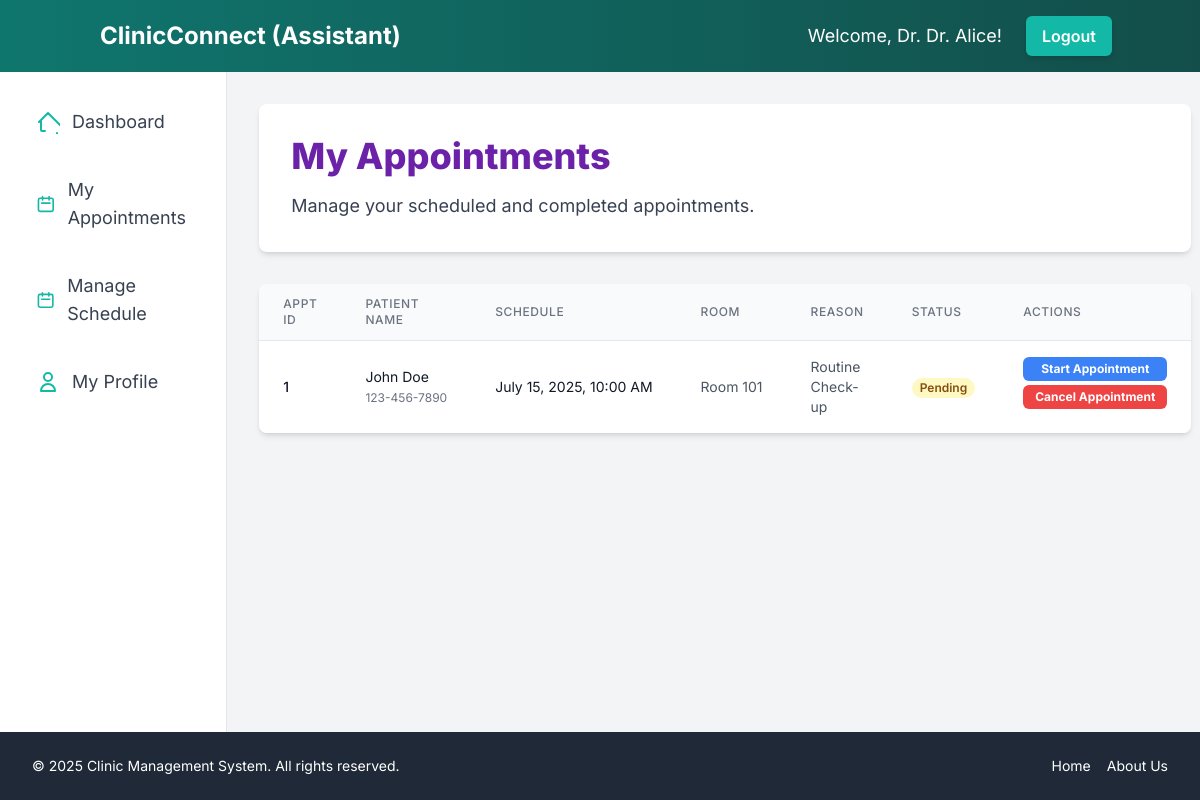
/dashboard/assistant/appointments.php (signed in), run on the app's committed database.
### tables this page shows
CREATE TABLE `assistanttbl` (
  `AssistantID` int(11) NOT NULL,
  `FirstName` varchar(100) NOT NULL,
  `LastName` varchar(100) NOT NULL,
  `Specialization` varchar(100) DEFAULT NULL,
  `SessionFee` decimal(10,2) DEFAULT 0.00,
  `Email` varchar(100) NOT NULL,
  `Password` varchar(255) NOT NULL,
  `CreatedAt` timestamp NOT NULL DEFAULT current_timestamp()
);

CREATE TABLE `appointmenttbl` (
  `AppointmentID` int(11) NOT NULL,
  `PatientID` int(11) NOT NULL,
  `AssistantID` int(11) NOT NULL,
  `RoomNumber` varchar(50) DEFAULT NULL,
  `AppointmentSchedule` datetime NOT NULL,
  `Status` enum('Pending','Completed','OnGoing','Cancelled') DEFAULT 'Pending',
  `PaymentMethod` enum('Cash','Online') DEFAULT NULL,
  `ReasonForAppointment` text DEFAULT NULL,
  `Prescription` text DEFAULT NULL,
  `Quantity` varchar(50) DEFAULT NULL,
  `CreatedAt` timestamp NOT NULL DEFAULT current_timestamp()
);

CREATE TABLE `patienttbl` (
  `PatientID` int(11) NOT NULL,
  `FirstName` varchar(100) NOT NULL,
  `LastName` varchar(100) NOT NULL,
  `Age` int(3) DEFAULT NULL,
  `Gender` enum('Male','Female','Other') DEFAULT NULL,
  `Address` varchar(255) DEFAULT NULL,
  `ContactNumber` varchar(20) DEFAULT NULL,
  `MedicalHistory` text DEFAULT NULL,
  `Email` varchar(100) NOT NULL,
  `Password` varchar(255) NOT NULL,
  `CreatedAt` timestamp NOT NULL DEFAULT current_timestamp()
);

### dashboard/assistant/appointments.php (the view, shortened to what the rows shown need)
<?php
include_once '../../includes/header.php';
$assistant_id = $_SESSION['user_id'];
$appointments = [];
$stmt = $conn->prepare("
    SELECT
        a.AppointmentID,
        a.AppointmentSchedule,
        a.RoomNumber,
        a.Status,
        a.ReasonForAppointment,
        p.FirstName AS PatientFirstName,
        p.LastName AS PatientLastName,
        p.ContactNumber AS PatientContactNumber
    FROM
        AppointmentTBL a
    JOIN
        PatientTBL p ON a.PatientID = p.PatientID
    WHERE
        a.AssistantID = ?
    ORDER BY
        a.AppointmentSchedule DESC
");
if ($stmt) {
    $stmt->bind_param("i", $assistant_id);
    $stmt->execute();
    $result = $stmt->get_result();
    while ($row = $result->fetch_assoc()) {
        $appointments[] = $row;
    }
} else {
    $message = "Database query preparation failed: " . $conn->error;
    $message_type = 'error';
    error_log("Error fetching assistant appointments: " . $conn->error);
}
?>
<div class="bg-white p-8 rounded-lg shadow-md mb-8">
    <h1 class="text-4xl font-extrabold text-purple-800 mb-4">My Appointments</h1>
</div>
<div class="appointments-list">
    <?php if (empty($appointments)): ?>
        <div class="bg-blue-50 border-l-4 border-blue-400 text-blue-800 p-4 rounded-md shadow-sm" role="alert">
            <p class="font-bold">No appointments found.</p>
            <p>You currently do not have any appointments scheduled.</p>
        </div>
    <?php else: ?>
        <div class="overflow-x-auto bg-white rounded-lg shadow-md hidden sm:block">
            <table class="min-w-full divide-y divide-gray-200">
                <thead class="bg-gray-50">
                    <tr>
                        <th scope="col" class="px-6 py-3 text-left text-xs font-medium text-gray-500 uppercase tracking-wider rounded-tl-lg">
                            Appt ID
                        </th>
                        <th scope="col" class="px-6 py-3 text-left text-xs font-medium text-gray-500 uppercase tracking-wider">
                            Patient Name
                        </th>
                        <th scope="col" class="px-6 py-3 text-left text-xs font-medium text-gray-500 uppercase tracking-wider">
                            Schedule
                        </th>
                        <th scope="col" class="px-6 py-3 text-left text-xs font-medium text-gray-500 uppercase tracking-wider">
                            Room
                        </th>
                        <th scope="col" class="px-6 py-3 text-left text-xs font-medium text-gray-500 uppercase tracking-wider">
                            Reason
                        </th>
                        <th scope="col" class="px-6 py-3 text-left text-xs font-medium text-gray-500 uppercase tracking-wider">
                            Status
                        </th>
                        <th scope="col" class="px-6 py-3 text-left text-xs font-medium text-gray-500 uppercase tracking-wider rounded-tr-lg">
                            Actions
                        </th>
                    </tr>
                </thead>
                <tbody class="bg-white divide-y divide-gray-200">
                    <?php foreach ($appointments as $appointment): ?>
                        <tr>
                            <td class="px-6 py-4 whitespace-nowrap text-sm font-medium text-gray-900">
                                <?php echo htmlspecialchars($appointment['AppointmentID']); ?>
                            </td>
                            <td class="px-6 py-4 whitespace-nowrap text-sm text-gray-900">
                                <?php echo htmlspecialchars($appointment['PatientFirstName'] . ' ' . $appointment['PatientLastName']); ?>
                                <br><span class="text-xs text-gray-500"><?php echo htmlspecialchars($appointment['PatientContactNumber']); ?></span>
                            </td>
                            <td class="px-6 py-4 whitespace-nowrap text-sm text-gray-900">
                                <?php echo date('F j, Y, g:i A', strtotime($appointment['AppointmentSchedule'])); ?>
                            </td>
                            <td class="px-6 py-4 whitespace-nowrap text-sm text-gray-600">
                                <?php echo htmlspecialchars($appointment['RoomNumber'] ?? 'N/A'); ?>
                            </td>
                            <td class="px-6 py-4 text-sm text-gray-600 max-w-xs overflow-hidden text-ellipsis">
                                <?php echo htmlspecialchars($appointment['ReasonForAppointment'] ?? 'N/A'); ?>
                            </td>
                            <td class="px-6 py-4 whitespace-nowrap text-sm">
                                <?php
                                $status_class = '';
                                switch ($appointment['Status']) {
                                    case 'Pending': $status_class = 'bg-yellow-100 text-yellow-800'; break;
                                }
                                ?>
                                <span class="px-2 inline-flex text-xs leading-5 font-semibold rounded-full <?php echo $status_class; ?>">
                                    <?php echo htmlspecialchars($appointment['Status']); ?>
                                </span>
                            </td>
                            <td class="px-6 py-4 whitespace-nowrap text-sm font-medium flex flex-col space-y-1 items-start">
                                <?php if ($appointment['Status'] === 'OnGoing'): ?>
                                    <button onclick="openCompleteAppointmentModal(<?php echo htmlspecialchars($appointment['AppointmentID']); ?>)"
                                            class="bg-green-500 hover:bg-green-600 text-white font-bold py-1 px-3 rounded-md text-xs transition duration-300 ease-in-out w-full text-center">
                                        Complete Appointment
                                    </button>
                                <?php elseif ($appointment['Status'] === 'Pending'): ?>
                                    <a href="../../actions/assistant_appointment_action.php?action=start&id=<?php echo htmlspecialchars($appointment['AppointmentID']); ?>"
                                       class="bg-blue-500 hover:bg-blue-600 text-white font-bold py-1 px-3 rounded-md text-xs transition duration-300 ease-in-out w-full text-center">
                                        Start Appointment
                                    </a>
                                    <button onclick="openCancelAppointmentModal(<?php echo htmlspecialchars($appointment['AppointmentID']); ?>)"
                                            class="bg-red-500 hover:bg-red-600 text-white font-bold py-1 px-3 rounded-md text-xs transition duration-300 ease-in-out w-full text-center">
                                        Cancel Appointment
                                    </button>
                                <?php elseif ($appointment['Status'] === 'Completed'): ?>
                                    <span class="text-gray-500 text-xs text-center w-full">Session Concluded</span>
                                <?php elseif ($appointment['Status'] === 'Cancelled'): ?>
                                    <span class="text-gray-500 text-xs text-center w-full">Cancelled</span>
                                <?php endif; ?>
                            </td>
                        </tr>
                    <?php endforeach; ?>
                </tbody>
            </table>
        </div>
    <?php endif; ?>
</div>
<?php include_once '../../includes/footer.php'; ?>

### includes/header.php (shortened to what the rows shown need)
<?php
require_once $_SERVER['DOCUMENT_ROOT'] . '/clinic-management/config/db_connection.php';
$user_id = $_SESSION['user_id'];
$user_role = $_SESSION['user_role'];
$user_name = "User";
$nav_color_from = "";
$nav_color_to = "";
switch ($user_role) {
    case 'assistant':
        $stmt = $conn->prepare("SELECT FirstName FROM AssistantTBL WHERE AssistantID = ?");
        $stmt->bind_param("i", $user_id);
        $stmt->execute();
        $result = $stmt->get_result();
        if ($result->num_rows > 0) {
            $row = $result->fetch_assoc();
            $user_name = $row['FirstName'];
        }
        $nav_color_from = "from-teal-700";
        $nav_color_to = "to-teal-900";
        $btn_color = "bg-teal-500 hover:bg-teal-600";
        $welcome_prefix = "Welcome, Dr. ";
        break;
}
?>
<!DOCTYPE html>
<html lang="en">
<head>
    <script src="https://cdn.tailwindcss.com"></script>
</head>
<body class="bg-gray-100 font-inter">
    <div class="flex flex-col min-h-screen">
        <nav class="bg-gradient-to-r <?php echo $nav_color_from; ?> <?php echo $nav_color_to; ?> p-4 shadow-lg">
            <div class="container mx-auto flex justify-between items-center">
                <div class="flex items-center space-x-4 sm:space-x-6">
                    <span class="text-white text-base sm:text-lg hidden sm:inline">
                        <?php echo $welcome_prefix . htmlspecialchars($user_name); ?>!
                    </span>
                    <a href="/clinic-management/actions/logout.php"
                       class="<?php echo $btn_color; ?> text-white font-semibold py-2 px-4 rounded-md shadow-md transition duration-300 ease-in-out">
                        Logout
                    </a>
                </div>
            </div>
        </nav>
        <div class="flex flex-1">
            <main class="flex-1 p-8 bg-gray-100 main-content">

### data on the page
assistanttbl: FirstName "Dr. Alice"
appointmenttbl: AppointmentID "1", PatientID.LastName "John Doe", PatientID.ContactNumber "123-456-7890", AppointmentSchedule "July 15, 2025, 10:00 AM", RoomNumber "Room 101", ReasonForAppointment "Routine Check-up", Status "Pending"

### other printed values
$user_role "Assistant"
$welcome_prefix "Welcome, Dr."
